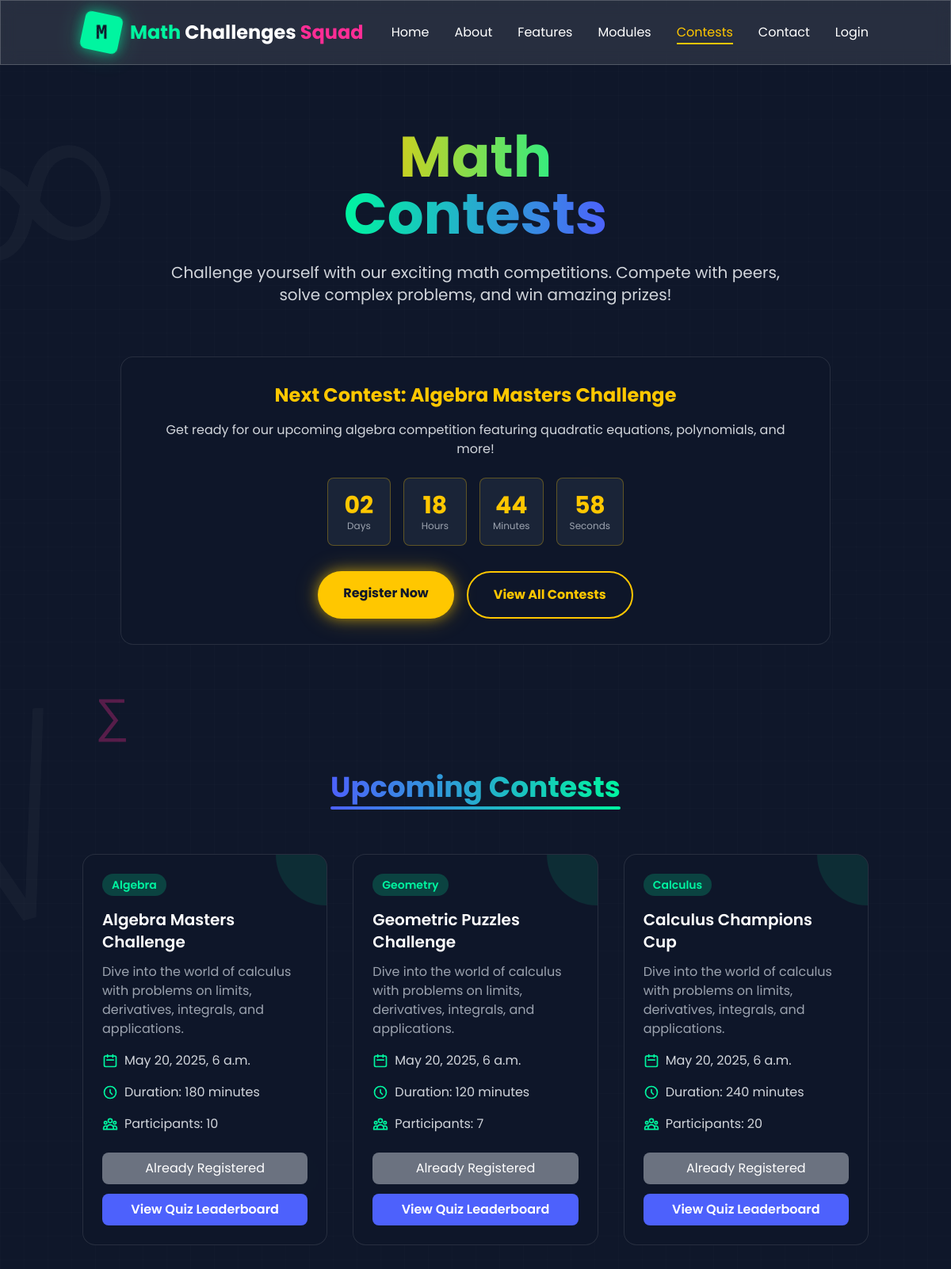
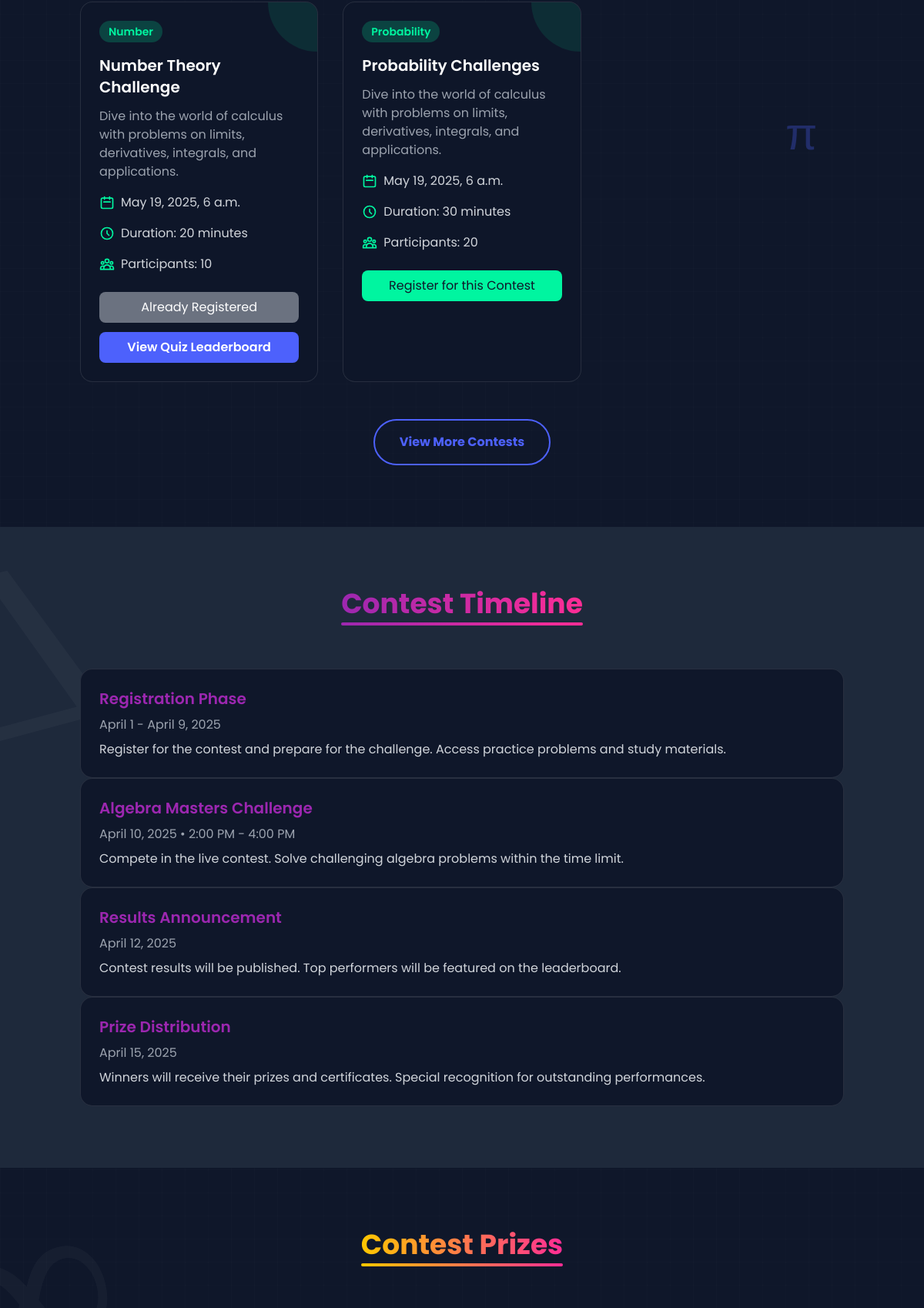
/contest/ (signed in, upper part), run on the app's committed database (2 pictures, top to bottom).
### quiz/models.py (models this page shows, shortened)
class Contest(models.Model):
    name = models.CharField(max_length=255)
    description = models.TextField(blank=True, null=True)
    start_date = models.DateTimeField()
    end_date = models.DateTimeField()
    is_active = models.BooleanField(default=True)
    category = models.CharField(max_length=100)
    duration = models.IntegerField(help_text="Duration in minutes")
    number_of_participants = models.PositiveIntegerField(default=0)
    image = models.ImageField(upload_to='contest_images/', blank=True, null=True)

### quiz/views.py (the view, shortened to what this page needs)
# urls.py: path("contest/", contest, name="contest"),
@login_required
def contest(request):
    message = None
    registered_contest_id = None
    contests = Contest.objects.all()
    user_registered_ids = set(Registration.objects.filter(user=request.user).values_list('contest_id', flat=True))
    return render(request, "contest.html", {
        "contests": contests,
        "message": message,
        "registered_contest_id": registered_contest_id,
        "user_registered_ids": user_registered_ids
    })

### templates/contest.html (shortened to what this page needs)
{% extends 'layout.html' %}
{% block content %}
    <main class="font-sans bg-dark-900 text-white overflow-x-hidden">
    <div class="fixed w-full h-full pointer-events-none z-0 opacity-30 overflow-hidden">
        <div class="absolute text-6xl text-neon-pink float-random-slow" style="top: 15%; left: 10%;">∑</div>
        <div class="absolute text-6xl text-neon-blue float-random" style="top: 30%; left: 85%;">π</div>
        <div class="absolute text-6xl text-neon-pink float-random-fast" style="top: 10%; left: 60%;">Δ</div>
        <div class="absolute text-6xl text-neon-blue float-random-slow" style="top: 45%; left: 5%;">±</div>
        <div class="absolute text-6xl text-neon-green float-random" style="top: 25%; left: 30%;">÷</div>
    </div>
    <header class="sticky top-0 z-50 glass">
        <div class="container mx-auto px-4 py-4">
            <div class="flex justify-between items-center">
                <div class="flex items-center space-x-3">
                    <div class="relative w-12 h-12 flex items-center justify-center bg-neon-green rounded-lg glow transform rotate-12">
                        <span class="text-dark-900 text-2xl font-bold font-mono transform -rotate-12">M</span>
                    </div>
                    <div class="text-2xl font-bold">
                        <span class="text-neon-green">Math</span>
                        <span class="text-white">Challenges</span>
                        <span class="text-neon-pink">Squad</span>
                    </div>
                </div>
                <nav class="hidden md:block">
                    <ul class="flex space-x-8">
                        <li><a href="/#home" class="hover:text-neon-green transition-colors duration-300 relative group">
                            Home
                        </a></li>
                        <li><a href="/#about" class="hover:text-neon-green transition-colors duration-300 relative group">
                            About
                        </a></li>
                        <li><a href="/#features" class="hover:text-neon-green transition-colors duration-300 relative group">
                            Features
                        </a></li>
                        <li><a href="/#modules" class="hover:text-neon-green transition-colors duration-300 relative group">
                            Modules
                        </a></li>
                        <li><a href="#" class="text-neon-yellow transition-colors duration-300 relative group">
                            Contests
                            <span class="absolute -bottom-1 left-0 w-full h-0.5 bg-neon-yellow"></span>
                        </a></li>
                        <li><a href="/#contact" class="hover:text-neon-green transition-colors duration-300 relative group">
                            Contact
                        </a></li>
                        <li><a href="#" class="hover:text-neon-pink transition-colors duration-300 relative group">
                            Login
                        </a></li>
                    </ul>
                </nav>
            </div>
        </div>
    </header>
    <section class="relative py-20 overflow-hidden contest-bg">
        <div class="container mx-auto px-4 relative z-10">
            <div class="flex flex-col items-center justify-center text-center">
                <h1 class="text-5xl md:text-7xl font-bold mb-6 leading-tight">
                    <span class="block text-gradient bg-gradient-to-r from-neon-yellow to-neon-green">Math</span>
                    <span class="block text-gradient bg-gradient-to-r from-neon-green to-neon-blue">Contests</span>
                </h1>
                <p class="text-xl mb-8 text-gray-300 max-w-3xl">Challenge yourself with our exciting math competitions. Compete with peers, solve complex problems, and win amazing prizes!</p>
                <div class="w-full max-w-4xl dark-glass p-8 rounded-2xl border border-neon-yellow/30 mt-8">
                    <h2 class="text-2xl font-bold mb-4 text-neon-yellow">Next Contest: Algebra Masters Challenge</h2>
                    <p class="text-gray-300 mb-6">Get ready for our upcoming algebra competition featuring quadratic equations, polynomials, and more!</p>
                    <div class="flex flex-col sm:flex-row justify-center items-center space-y-4 sm:space-y-0 sm:space-x-6 mb-8">
                        <div class="flex space-x-4">
                            <div class="countdown-item bg-dark-800/80 p-4 rounded-lg border border-neon-yellow/30 text-center min-w-[80px]">
                                <div class="text-3xl font-bold text-neon-yellow" id="days">02</div>
                                <div class="text-xs text-gray-400">Days</div>
                            </div>
                            <div class="countdown-item bg-dark-800/80 p-4 rounded-lg border border-neon-yellow/30 text-center min-w-[80px]">
                                <div class="text-3xl font-bold text-neon-yellow" id="hours">18</div>
                                <div class="text-xs text-gray-400">Hours</div>
                            </div>
                            <div class="countdown-item bg-dark-800/80 p-4 rounded-lg border border-neon-yellow/30 text-center min-w-[80px]">
                                <div class="text-3xl font-bold text-neon-yellow" id="minutes">45</div>
                                <div class="text-xs text-gray-400">Minutes</div>
                            </div>
                            <div class="countdown-item bg-dark-800/80 p-4 rounded-lg border border-neon-yellow/30 text-center min-w-[80px]">
                                <div class="text-3xl font-bold text-neon-yellow" id="seconds">22</div>
                                <div class="text-xs text-gray-400">Seconds</div>
                            </div>
                        </div>
                    </div>
                    <div class="flex flex-col sm:flex-row justify-center space-y-4 sm:space-y-0 sm:space-x-4">
                        <a href="#register" class="relative overflow-hidden group px-8 py-4 bg-neon-yellow text-dark-900 font-bold rounded-full glow-yellow transition-all duration-300 hover:bg-white hover:text-dark-900 text-center">
                            <span class="relative z-10">Register Now</span>
                        </a>
                        <a href="#contests" class="px-8 py-4 bg-transparent border-2 border-neon-yellow text-neon-yellow font-bold rounded-full hover:bg-neon-yellow hover:text-dark-900 hover:glow-yellow transition-all duration-300 text-center">
                            View All Contests
                        </a>
                    </div>
                </div>
            </div>
        </div>
    </section>
    <section id="contests" class="relative py-20 overflow-hidden">
        <div class="absolute inset-0 z-0 math-symbol math-symbol-sqrt"></div>
        <div class="container mx-auto px-4 relative z-10">
            <h2 class="text-4xl font-bold mb-16 text-center">
                <span class="relative inline-block">
                    <span class="text-gradient bg-gradient-to-r from-neon-blue to-neon-green">Upcoming Contests</span>
                    <span class="absolute -bottom-2 left-0 w-full h-1 bg-gradient-to-r from-neon-blue to-neon-green rounded-full"></span>
                </span>
            </h2>
            <div class="grid grid-cols-1 md:grid-cols-2 lg:grid-cols-3 gap-8">
              {% for contest in contests %}
                <div class="contest-card group relative dark-glass p-6 rounded-2xl border border-neon-green/30 hover:border-neon-green transition-all duration-300 overflow-hidden">
                    <div class="absolute -right-16 -top-16 w-32 h-32 bg-neon-green/10 rounded-full group-hover:bg-neon-green/20 transition-all duration-300"></div>
                    <div class="relative z-10">
                        <div class="bg-neon-green/20 text-neon-green text-sm font-semibold px-3 py-1 rounded-full inline-block mb-4">{{contest.category}}</div>
                        <h3 class="text-xl font-semibold mb-3 text-white group-hover:text-neon-green transition-colors duration-300">{{contest.name}}</h3>
                        <p class="text-gray-400 mb-4">Dive into the world of calculus with problems on limits, derivatives, integrals, and applications.</p>
                        <div class="flex items-center mb-4">
                            <svg xmlns="http://www.w3.org/2000/svg" class="h-5 w-5 text-neon-green mr-2" fill="none" viewBox="0 0 24 24" stroke="currentColor">
                                <path stroke-linecap="round" stroke-linejoin="round" stroke-width="2" d="M8 7V3m8 4V3m-9 8h10M5 21h14a2 2 0 002-2V7a2 2 0 00-2-2H5a2 2 0 00-2 2v12a2 2 0 002 2z" />
                            </svg>
                            <span class="text-gray-300">{{contest.start_date}} </span>
                        </div>
                        <div class="flex items-center mb-4">
                            <svg xmlns="http://www.w3.org/2000/svg" class="h-5 w-5 text-neon-green mr-2" fill="none" viewBox="0 0 24 24" stroke="currentColor">
                                <path stroke-linecap="round" stroke-linejoin="round" stroke-width="2" d="M12 8v4l3 3m6-3a9 9 0 11-18 0 9 9 0 0118 0z" />
                            </svg>
                            <span class="text-gray-300">Duration: {{contest.duration}} minutes</span>
                        </div>
                        <div class="flex items-center mb-6">
                            <span class="text-gray-300">Participants: {{contest.number_of_participants}}</span>
                        </div>
                        <form method="POST" action="{% url 'contest' %}" class="mt-4">
                            {% if contest.id in user_registered_ids %}
                                <button type="button" class="w-full bg-gray-500 text-white px-4 py-2 rounded-lg cursor-not-allowed" disabled>
                                    Already Registered
                                </button>
                                <a href="{% url 'contest_leaderboard' contest.id %}"
                                   class="block w-full mt-3 bg-neon-blue text-white px-4 py-2 rounded-lg text-center font-semibold hover:bg-white hover:text-neon-blue transition-all duration-300">
                                    View Quiz Leaderboard
                                </a>
                            {% else %}
                                <button type="submit"
                                        class="w-full bg-neon-green text-dark-900 px-4 py-2 rounded-lg hover:bg-neon-yellow transition-all duration-300">
                                    Register for this Contest
                                </button>
                            {% endif %}
                        </form>
                    </div>
                </div>
              {% endfor %}
            </div>
            <div class="flex justify-center mt-12">
                <a href="#" class="px-8 py-4 bg-transparent border-2 border-neon-blue text-neon-blue font-bold rounded-full hover:bg-neon-blue hover:text-dark-900 hover:glow-blue transition-all duration-300 text-center">
                    View More Contests
                </a>
            </div>
        </div>
    </section>
    <section class="relative py-20 overflow-hidden bg-dark-800">
        <div class="container mx-auto px-4 relative z-10">
            <h2 class="text-4xl font-bold mb-16 text-center">
                <span class="relative inline-block">
                    <span class="text-gradient bg-gradient-to-r from-neon-purple to-neon-pink">Contest Timeline</span>
                    <span class="absolute -bottom-2 left-0 w-full h-1 bg-gradient-to-r from-neon-purple to-neon-pink rounded-full"></span>
                </span>
            </h2>
            <div class="timeline-container">
                <div class="timeline-item timeline-left">
                    <div class="dark-glass p-6 rounded-2xl border border-neon-purple/30 hover:border-neon-purple transition-all duration-300">
                        <h3 class="text-xl font-semibold mb-2 text-neon-purple">Registration Phase</h3>
                        <p class="text-gray-400 mb-2">April 1 - April 9, 2025</p>
                        <p class="text-gray-300">Register for the contest and prepare for the challenge. Access practice problems and study materials.</p>
                    </div>
                </div>
                <div class="timeline-item timeline-right">
                    <div class="dark-glass p-6 rounded-2xl border border-neon-purple/30 hover:border-neon-purple transition-all duration-300">
                        <h3 class="text-xl font-semibold mb-2 text-neon-purple">Algebra Masters Challenge</h3>
                        <p class="text-gray-400 mb-2">April 10, 2025 • 2:00 PM - 4:00 PM</p>
                        <p class="text-gray-300">Compete in the live contest. Solve challenging algebra problems within the time limit.</p>
                    </div>
                </div>
                <div class="timeline-item timeline-left">
                    <div class="dark-glass p-6 rounded-2xl border border-neon-purple/30 hover:border-neon-purple transition-all duration-300">
                        <h3 class="text-xl font-semibold mb-2 text-neon-purple">Results Announcement</h3>
                        <p class="text-gray-400 mb-2">April 12, 2025</p>
                        <p class="text-gray-300">Contest results will be published. Top performers will be featured on the leaderboard.</p>
                    </div>
                </div>
                <div class="timeline-item timeline-right">
                    <div class="dark-glass p-6 rounded-2xl border border-neon-purple/30 hover:border-neon-purple transition-all duration-300">
                        <h3 class="text-xl font-semibold mb-2 text-neon-purple">Prize Distribution</h3>
                        <p class="text-gray-400 mb-2">April 15, 2025</p>
                        <p class="text-gray-300">Winners will receive their prizes and certificates. Special recognition for outstanding performances.</p>
                    </div>
                </div>
            </div>
        </div>
    </section>
    <section class="relative py-20 overflow-hidden">
        <div class="container mx-auto px-4 relative z-10">
            <h2 class="text-4xl font-bold mb-16 text-center">
                <span class="relative inline-block">
                    <span class="text-gradient bg-gradient-to-r from-neon-yellow to-neon-pink">Contest Prizes</span>
                    <span class="absolute -bottom-2 left-0 w-full h-1 bg-gradient-to-r from-neon-yellow to-neon-pink rounded-full"></span>
                </span>
            </h2>
        </div>
    </section>
{% endblock content %}

### data on the page
Contest: category "Algebra", name "Algebra Masters Challenge", start_date "May 20, 2025, 6 a.m.", duration "180", number_of_participants "10", shows "Already Registered"
Contest: category "Geometry", name "Geometric Puzzles Challenge", start_date "May 20, 2025, 6 a.m.", duration "120", number_of_participants "7", shows "Already Registered"
Contest: category "Calculus", name "Calculus Champions Cup", start_date "May 20, 2025, 6 a.m.", duration "240", number_of_participants "20", shows "Already Registered"
Contest: category "Number", name "Number Theory Challenge", start_date "May 19, 2025, 6 a.m.", duration "20", number_of_participants "10", shows "Already Registered"
Contest: category "Probability", name "Probability Challenges", start_date "May 19, 2025, 6 a.m.", duration "30", number_of_participants "20", shows "Register for this Contest"
